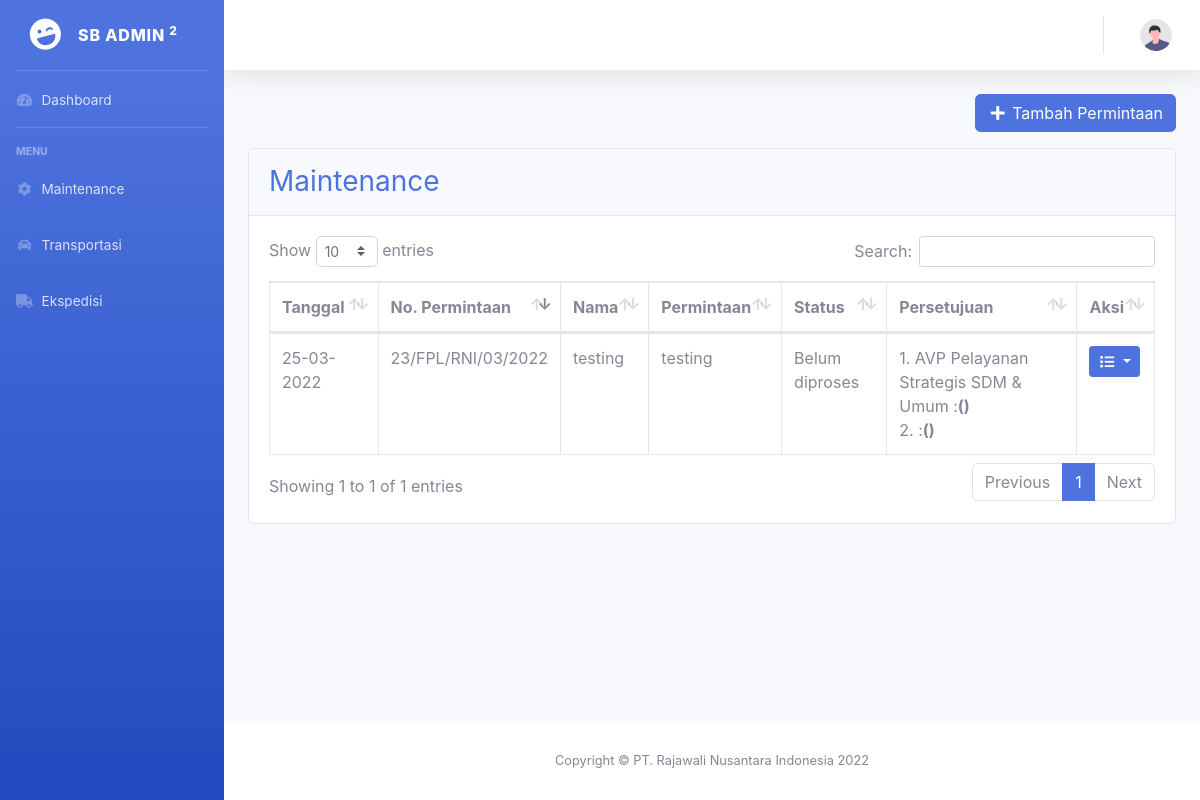
The app's page /index.php/admin/pMaintenance, older data.
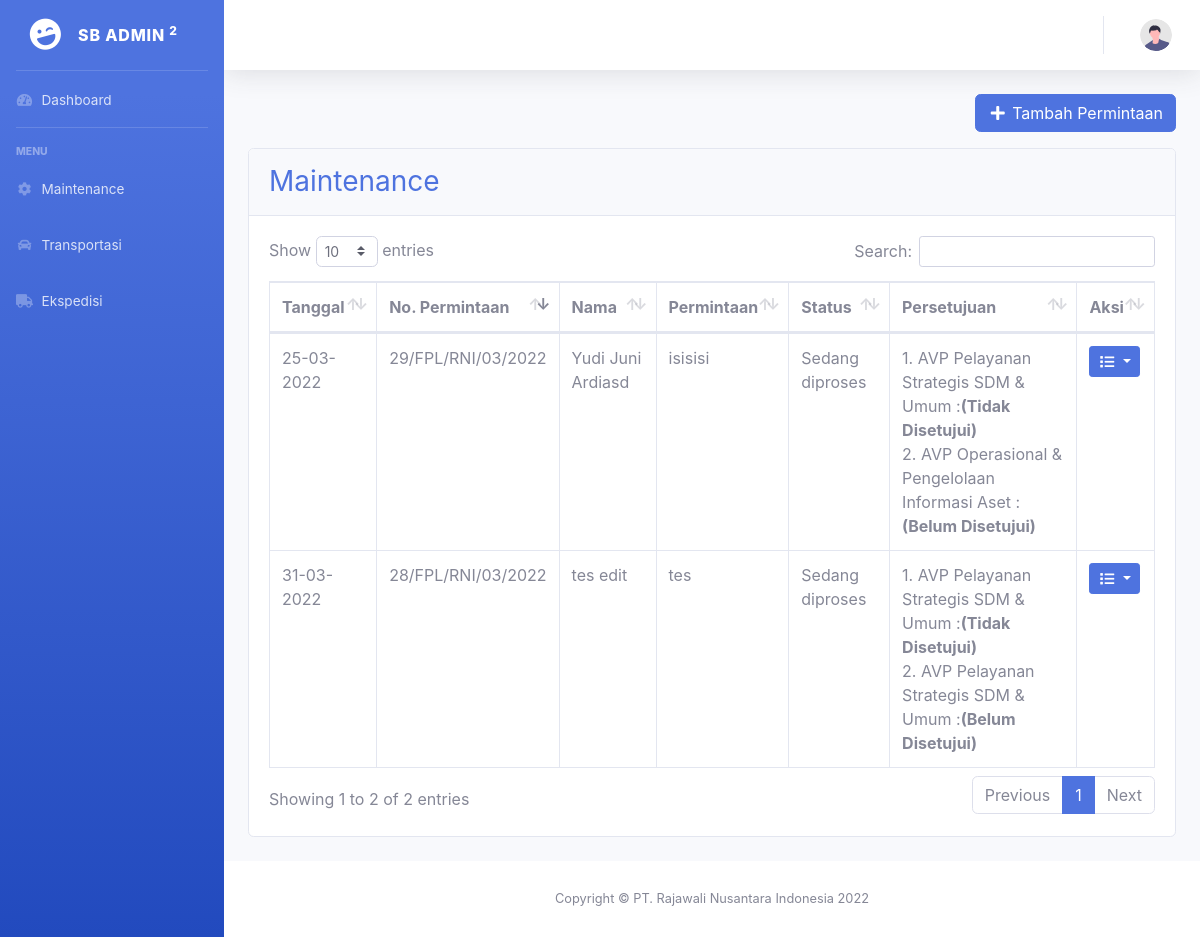
The same page, newer data.
### tables this page shows
CREATE TABLE `maintenance` (
  `id` int(11) NOT NULL,
  `nama` varchar(255) NOT NULL,
  `divisi` varchar(100) NOT NULL,
  `permintaan` varchar(255) NOT NULL,
  `keterangan` varchar(255) NOT NULL,
  `status` varchar(100) NOT NULL,
  `tanggal` date NOT NULL,
  `pemeriksa` varchar(100) NOT NULL,
  `file` varchar(255) NOT NULL,
  `user_id` int(11) NOT NULL,
  `ttd_avp` varchar(50) NOT NULL,
  `ttd_pemeriksa` varchar(50) NOT NULL
);

### application/controllers/Admin.php (called while the page is built, shortened)
<?php
class Admin extends CI_Controller
{
    var $role_id, $role;
    public function __construct()
    {
        $this->load->model('Maintenance_model');
        $this->load->model('Approval_model');
        $this->load->model('Transportasi_model');
        $this->role_id = $this->session->userdata('role_id');
        if ($this->role_id == 1) {
            $this->role = 'admin';
        } elseif ($this->role == 2) {
            $this->role = 'pemeriksa';
        } elseif ($this->role == 3) {
            $this->role = 'staff';
        } else {
            $this->role = 'umum';
        }
    }
    public function pMaintenance()
    {
        $data['title'] = "Maintenance";
        $data['data'] = $this->Maintenance_model->select('maintenance');
        $data['role_id'] = $this->role_id;
        $data['role'] = $this->role;
        $data['user'] = $this->db->get_where('user', ['nip' => $this->session->userdata('nip')])->row_array();
        $this->load->view('templates/header', $data);
        $this->load->view('templates/sidebar', $data);
        $this->load->view('templates/topbar', $data);
        $this->load->view('permintaan/maintenance', $data);
        $this->load->view('templates/footer');
    }
}

### index.php (called while the page is built, shortened)
<?php
require_once BASEPATH.'core/CodeIgniter.php';

### application/models/Maintenance_model.php (called while the page is built, shortened)
<?php
class Maintenance_model extends CI_Model
{
    public function select($table)
    {
        return $this->db->get("$table")->result_array();
    }
}

### application/views/permintaan/maintenance.php (the view, shortened to what this page needs)
<div class="container-fluid">
    <div class="row">
        <div class="col-sm-4">
        </div>
        <div class="col my-auto">
            <a class="float-right btn btn btn-primary mb-3" type="button" href="<?= base_url("$role/mTambah") ?>">
                <i class="fas fa-fw fa-plus"></i> Tambah Permintaan
            </a>
        </div>
    </div>
    <div class="card mb-4">
        <div class="card-header py-3">
            <h3 class="m-0 text-primary">Maintenance</h3>
        </div>
        <div class="card-body">
            <div class="table-responsive">
                <table class="table table-bordered" id="maintenance" width="100%" cellspacing="0">
                    <thead>
                        <tr>
                            <th>Tanggal</th>
                            <th>No. Permintaan</th>
                            <th>Nama</th>
                            <th>Permintaan</th>
                            <th>Status</th>
                            <th>Persetujuan</th>
                            <th>Aksi</th>
                        </tr>
                    </thead>
                    <tbody>
                        <?php
                        foreach ($data as $row) {
                            $tanggal = date_create($row['tanggal']);
                        ?>
                            <tr>
                                <td><?= date_format($tanggal, "d-m-Y") ?></td>
                                <td><?= $row['id'] ?>/FPL/RNI/<?= date_format($tanggal, "m/Y") ?></td>
                                <td><?= $row['nama'] ?></td>
                                <td><?= $row['permintaan'] ?></td>
                                <td><?= $row['status'] ?></td>
                                <td>
                                    1. AVP Pelayanan Strategis SDM & Umum :<b>(<?= $row['ttd_avp'] ?>)</b>
                                    <br>
                                    2. <?= $row['pemeriksa'] ?> :<b>(<?= $row['ttd_pemeriksa'] ?>)</b>
                                </td>
                                <td>
                                    <div class="dropdown">
                                        <button class="btn btn-primary btn-sm dropdown-toggle" type="button" id="aksi" data-toggle="dropdown" aria-expanded="false">
                                            <i class="fas fa-fw fa-list"></i>
                                        </button>
                                    </div>
                                </td>
                            </tr>
                        <?php
                        }
                        ?>
                    </tbody>
                </table>
            </div>
        </div>
    </div>
</div>
</div>

Row changes from the older to the newer data that the page shows:
removed maintenance: tanggal "25-03-2022", id "23", tanggal "03/2022", nama "testing", permintaan "testing", status "Belum diproses"
added maintenance: tanggal "31-03-2022", id "28", tanggal "03/2022", nama "tes edit", permintaan "tes", status "Sedang diproses", ttd_avp "Tidak Disetujui", pemeriksa "AVP Pelayanan Strategis SDM & Umum", ttd_pemeriksa "Belum Disetujui"
added maintenance: tanggal "25-03-2022", id "29", tanggal "03/2022", nama "Yudi Juni Ardiasd", permintaan "isisisi", status "Sedang diproses", ttd_avp "Tidak Disetujui", pemeriksa "AVP Operasional & Pengelolaan Informasi Aset", ttd_pemeriksa "Belum Disetujui"
Text that changed along with them:
text written by a page script: "Show entries Search: Showing 1 to 1 of 1 entries Previous 1 Next" → "Show entries Search: Showing 1 to 2 of 2 entries Previous 1 Next"
